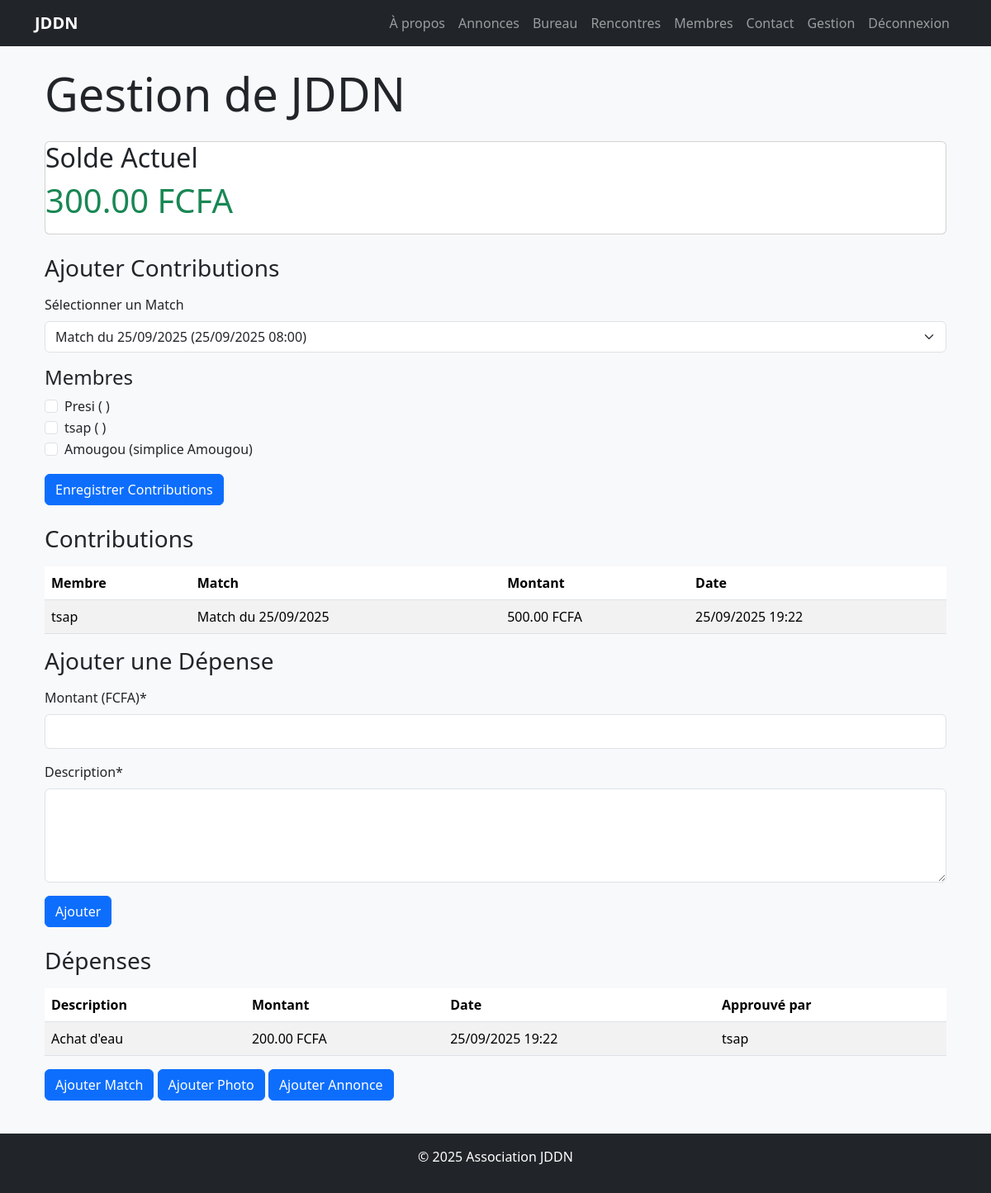
The app's page /gestion/ (signed in), older data.
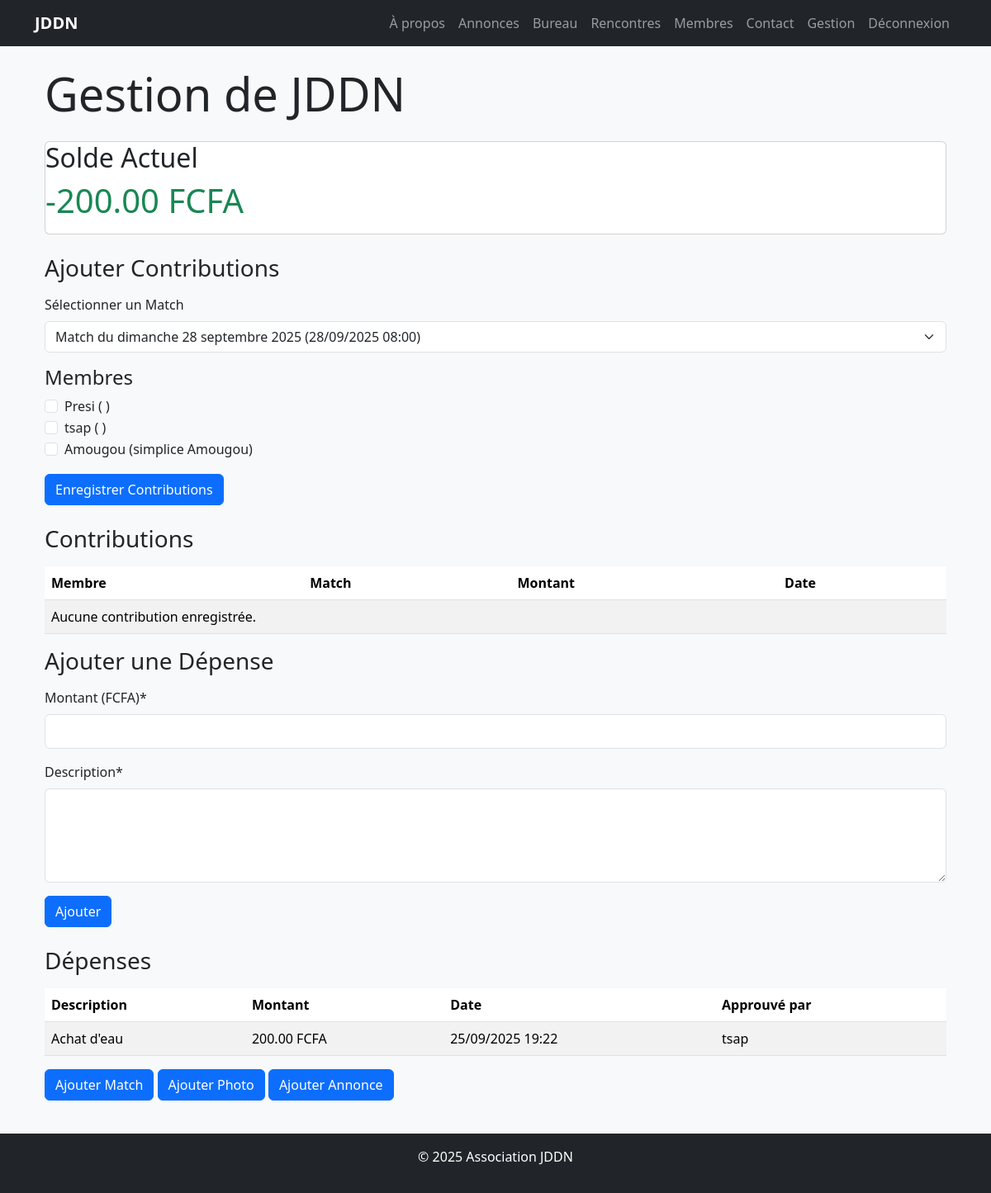
The same page, newer data.
### core/models.py (models this page shows, shortened)
class Membre(AbstractUser):
    association = models.ForeignKey('Association', on_delete=models.CASCADE, related_name='membres', null=True)
    pseudo = models.CharField(max_length=50, unique=True)
    date_naissance = models.DateField(null=True, blank=True)
    lieu_naissance = models.CharField(max_length=100, blank=True)
    photo = models.ImageField(upload_to='membres/', blank=True, null=True)
    role = models.ForeignKey('Role', on_delete=models.SET_NULL, null=True, blank=True)
    groups = models.ManyToManyField(
        'auth.Group',
        verbose_name=_('groups'),
        blank=True,
        related_name='membre_groups',  # Nom unique pour éviter le conflit avec auth.User
        help_text=_(
            'The groups this user belongs to. A user will get all permissions '
            'granted to each of their groups.'
        ),
    )
    user_permissions = models.ManyToManyField(
        'auth.Permission',
        verbose_name=_('user permissions'),
        blank=True,
        related_name='membre_permissions',  # Nom unique pour éviter le conflit avec auth.User
        help_text=_('Specific permissions for this user.'),
    )
    def is_bureau(self):
        return self.role and self.role.nom != 'membre_simple'

class Contribution(models.Model):
    match = models.ForeignKey(Match, on_delete=models.CASCADE, related_name='contributions')
    membre = models.ForeignKey(Membre, on_delete=models.CASCADE)
    montant = models.DecimalField(max_digits=10, decimal_places=2)
    date = models.DateTimeField(auto_now_add=True)

class Match(models.Model):
    TYPE_CHOICES = [
        ('match_dimanche', 'Match du Dimanche'),
        ('contre', 'Contre (Affrontement)'),
    ]
    association = models.ForeignKey(Association, on_delete=models.CASCADE, related_name='matches')
    type_match = models.CharField(max_length=20, choices=TYPE_CHOICES)
    titre = models.CharField(max_length=200)
    description = models.TextField(blank=True)
    date_match = models.DateTimeField()
    lieu = models.CharField(max_length=100, blank=True)
    adversaire = models.CharField(max_length=100, blank=True)  # Pour les contres
    mise = models.DecimalField(max_digits=10, decimal_places=2, default=0.00)  # Somme exigée pour contres

class Depense(models.Model):
    association = models.ForeignKey(Association, on_delete=models.CASCADE, related_name='depenses')
    montant = models.DecimalField(max_digits=10, decimal_places=2)
    description = models.TextField()
    date = models.DateTimeField(auto_now_add=True)
    approuve_par = models.ForeignKey(Membre, on_delete=models.SET_NULL, null=True)  # Typiquement trésorier

### core/views.py (the view, shortened to what this page needs)
# urls.py: path('gestion/', views.gestion, name='gestion'),
@login_required
def gestion(request):
    if not request.user.is_bureau():
        return render(request, 'core/403.html', status=403)
    association = request.user.association
    if not association:
        return render(request, 'core/403.html', {'error': 'Aucune association associée à cet utilisateur.'}, status=403)
    solde = association.solde
    contributions = Contribution.objects.filter(match__association=association)
    depenses = Depense.objects.filter(association=association)
    matches = Match.objects.filter(association=association)
    membres = Membre.objects.filter(association=association)
    depense_form = DepenseForm()
    return render(request, 'core/gestion.html', {
        'association': association,
        'solde': solde,
        'contributions': contributions,
        'depenses': depenses,
        'matches': matches,
        'membres': membres,
        'depense_form': depense_form,
    })

### core/forms.py
class DepenseForm(forms.Form):
    montant = forms.DecimalField(
        max_digits=10,
        decimal_places=2,
        label='Montant (FCFA)',
        widget=forms.NumberInput(attrs={
            'class': 'w-full px-3 py-2 border border-gray-300 rounded-md focus:outline-none focus:ring-2 focus:ring-blue-500',
            'step': '0.01',
            'min': '0.01'
        })
    )
    description = forms.CharField(
        label='Description',
        widget=forms.Textarea(attrs={
            'class': 'w-full px-3 py-2 border border-gray-300 rounded-md focus:outline-none focus:ring-2 focus:ring-blue-500',
            'rows': 4
        })
    )

### core/models.py (called while the page is built)
    @property
    def solde(self):
        entrees = sum(
            c.montant for match in self.matches.all()
            for c in match.contributions.all()
        ) if self.matches.exists() else 0
        depenses = sum(d.montant for d in self.depenses.all()) if self.depenses.exists() else 0
        return entrees - depenses

### templates/core/gestion.html (shortened to what this page needs)
{% extends 'base.html' %}
{% load crispy_forms_tags %}
{% block content %}
<div class="container">
    <h1 class="display-4 mb-4">Gestion de {{ association.nom }}</h1>
    <div class="card mb-4">
        <div class="-card-body">
            <h2 class="card-title">Solde Actuel</h2>
            <p class="display-6 text-success">{{ solde }} FCFA</p>
        </div>
    </div>
    {% if user.role.nom == 'tresorier' %}
        <h3 class="mb-3">Ajouter Contributions</h3>
        <form method="post" class="mb-4">
            <div class="mb-3">
                <label for="match_id" class="form-label">Sélectionner un Match</label>
                <select name="match_id" class="form-select" id="match_id">
                    {% for match in matches %}
                        <option value="{{ match.id }}">{{ match.titre }} ({{ match.date_match|date:"d/m/Y H:i" }})</option>
                    {% endfor %}
                </select>
            </div>
            <h4>Membres</h4>
            {% for membre in membres %}
                <div class="form-check">
                    <input type="checkbox" class="form-check-input" name="membres" value="{{ membre.id }}" id="membre_{{ membre.id }}">
                    <label class="form-check-label" for="membre_{{ membre.id }}">{{ membre.pseudo }} ({{ membre.first_name }} {{ membre.last_name }})</label>
                </div>
            {% endfor %}
            <button type="submit" class="btn btn-primary mt-3">Enregistrer Contributions</button>
        </form>
    {% endif %}
    <h3 class="mb-3">Contributions</h3>
    <table class="table table-striped">
        <thead>
            <tr>
                <th>Membre</th>
                <th>Match</th>
                <th>Montant</th>
                <th>Date</th>
            </tr>
        </thead>
        <tbody>
            {% for contribution in contributions %}
                <tr>
                    <td>{{ contribution.membre.pseudo }}</td>
                    <td>{{ contribution.match.titre }}</td>
                    <td>{{ contribution.montant }} FCFA</td>
                    <td>{{ contribution.date|date:"d/m/Y H:i" }}</td>
                </tr>
            {% empty %}
                <tr><td colspan="4">Aucune contribution enregistrée.</td></tr>
            {% endfor %}
        </tbody>
    </table>
    {% if user.role.nom == 'tresorier' %}
        <h3 class="mb-3">Ajouter une Dépense</h3>
        <form method="post" class="mb-4">
            {{ depense_form|crispy }}
            <button type="submit" class="btn btn-primary">Ajouter</button>
        </form>
    {% endif %}
    <h3 class="mb-3">Dépenses</h3>
    <table class="table table-striped">
        <thead>
            <tr>
                <th>Description</th>
                <th>Montant</th>
                <th>Date</th>
                <th>Approuvé par</th>
            </tr>
        </thead>
        <tbody>
            {% for depense in depenses %}
                <tr>
                    <td>{{ depense.description }}</td>
                    <td>{{ depense.montant }} FCFA</td>
                    <td>{{ depense.date|date:"d/m/Y H:i" }}</td>
                    <td>{{ depense.approuve_par.pseudo|default:"N/A" }}</td>
                </tr>
            {% empty %}
                <tr><td colspan="4">Aucune dépense enregistrée.</td></tr>
            {% endfor %}
        </tbody>
    </table>
    {% if user.is_bureau %}
        <a href="{% url 'ajouter_match' %}" class="btn btn-primary mb-3">Ajouter Match</a>
        <a href="{% url 'ajouter_photo' %}" class="btn btn-primary mb-3">Ajouter Photo</a>
    {% endif %}
    {% if user.is_bureau %}
        <a href="{% url 'ajouter_annonce' %}" class="btn btn-primary mb-3">Ajouter Annonce</a>
    {% endif %}
</div>
{% endblock %}

Row changes from the older to the newer data that the page shows:
removed Contribution: membre.pseudo "tsap", match.titre "Match du 25/09/2025", montant "500.00", date "25/09/2025 19:22"
Text that changed along with them:
{{ solde }}: "300.00" → "-200.00"
form field match_id: "Match du 25/09/2025 (25/09/2025 08:00)" → "Match du dimanche 28 septembre 2025 (28/09/2025 08:00)"
text now shown: "Aucune contribution enregistrée."
